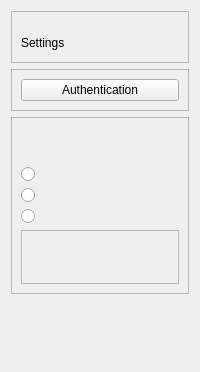
             <widget class="QWidget" name="pageSettings">
              <layout class="QVBoxLayout" name="verticalLayout_8">
               <item>
                <widget class="QFrame" name="frameSettingsPage">
                 <property name="frameShape">
                  <enum>QFrame::Shape::StyledPanel</enum>
                 </property>
                 <property name="frameShadow">
                  <enum>QFrame::Shadow::Raised</enum>
                 </property>
                 <layout class="QHBoxLayout" name="horizontalLayout_14">
                  <item>
                   <layout class="QHBoxLayout" name="hlySettingsPageHeader">
                    <property name="leftMargin">
                     <number>0</number>
                    </property>
                    <property name="topMargin">
                     <number>12</number>
                    </property>
                    <item>
                     <widget class="QLabel" name="lblSettingsTitle">
                      <property name="text">
                       <string>Settings</string>
                      </property>
                     </widget>
                    </item>
                    <item>
                     <spacer name="horizontalSpacer_22">
                      <property name="orientation">
                       <enum>Qt::Orientation::Horizontal</enum>
                      </property>
                      <property name="sizeHint" stdset="0">
                       <size>
                        <width>40</width>
                        <height>20</height>
                       </size>
                      </property>
                     </spacer>
                    </item>
                   </layout>
                  </item>
                 </layout>
                </widget>
               </item>
               <item>
                <widget class="QFrame" name="frameSettingsTabs">
                 <property name="frameShape">
                  <enum>QFrame::Shape::StyledPanel</enum>
                 </property>
                 <property name="frameShadow">
                  <enum>QFrame::Shadow::Raised</enum>
                 </property>
                 <layout class="QHBoxLayout" name="horizontalLayout_4">
                  <item>
                   <layout class="QHBoxLayout" name="horizontalLayoutSettingsTabs">
                    <item>
                     <widget class="QPushButton" name="btnSettingsTabAuthentication">
                      <property name="text">
                       <string>Authentication</string>
                      </property>
                     </widget>
                    </item>
                   </layout>
                  </item>
                 </layout>
                </widget>
               </item>
               <item>
                <widget class="QFrame" name="frameSettingsPanel">
                 <property name="frameShape">
                  <enum>QFrame::Shape::StyledPanel</enum>
                 </property>
                 <property name="frameShadow">
                  <enum>QFrame::Shadow::Raised</enum>
                 </property>
                 <layout class="QVBoxLayout" name="verticalLayout_9">
                  <item>
                   <layout class="QVBoxLayout" name="verticalLayoutSettingsPanel">
                    <item>
                     <widget class="QLabel" name="lblSettingsSectionTitle">
                      <property name="text">
                       <string/>
                      </property>
                     </widget>
                    </item>
                    <item>
                     <widget class="QLabel" name="lblSettingsSectionDescription">
                      <property name="text">
                       <string/>
                      </property>
                     </widget>
                    </item>
                    <item>
                     <widget class="QRadioButton" name="rbSettingsActiveDirectory">
                      <property name="text">
                       <string/>
                      </property>
                     </widget>
                    </item>
                    <item>
                     <widget class="QRadioButton" name="rbSettingsAuthentik">
                      <property name="text">
                       <string/>
                      </property>
                     </widget>
                    </item>
                    <item>
                     <widget class="QRadioButton" name="rbSettingsDefault">
                      <property name="text">
                       <string/>
                      </property>
                     </widget>
                    </item>
                    <item>
                     <widget class="QFrame" name="frameSettingsStatus">
                      <property name="frameShape">
                       <enum>QFrame::Shape::StyledPanel</enum>
                      </property>
                      <property name="frameShadow">
                       <enum>QFrame::Shadow::Raised</enum>
                      </property>
                      <layout class="QVBoxLayout" name="verticalLayout_10">
                       <item>
                        <layout class="QVBoxLayout" name="horizontalLayoutSettingsStatus">
                         <item>
                          <widget class="QLabel" name="lblSettingsStatusBadge">
                           <property name="text">
                            <string/>
                           </property>
                          </widget>
                         </item>
                         <item>
                          <widget class="QLabel" name="lblSettingsStatusHint">
                           <property name="text">
                            <string/>
                           </property>
                          </widget>
                         </item>
                        </layout>
                       </item>
                      </layout>
                     </widget>
                    </item>
                   </layout>
                  </item>
                 </layout>
                </widget>
               </item>
               <item>
                <spacer name="verticalSpacer_27">
                 <property name="orientation">
                  <enum>Qt::Orientation::Vertical</enum>
                 </property>
                 <property name="sizeHint" stdset="0">
                  <size>
                   <width>20</width>
                   <height>67</height>
                  </size>
                 </property>
                </spacer>
               </item>
              </layout>
             </widget>
